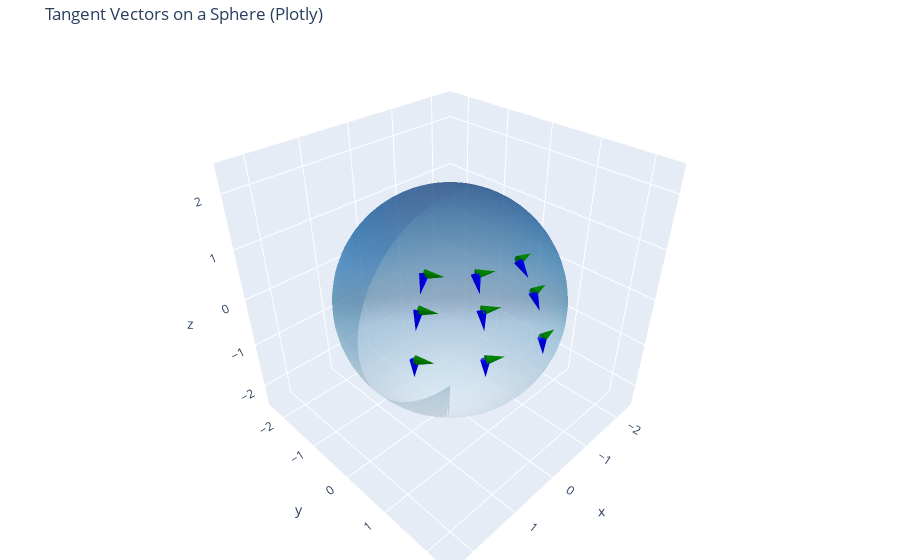

Notebook code for this chart:
### Markdown cell above
### Tangent vectors on a sphere
Now imagine a __sphere__ (like Earth). If you zoom in on a point, you can define a __tangent plane__ at that point; this is like the plane that just "touches" the surface without cutting into it. All tangent vectors lie __on the tangent plane__ at each point, meaning that they will always __point along the surface__, never into or away from the sphere.

Take the example of the North Pole, one tangent vector might point "towards London", another towards Canada but __not downward into the Earth__.
On a curved surface, the tangent space __depends on the point__; it is "attached" to that point and generally looks different at each location.

The reason for defining tangent spaces is because, even if a surface is curved globally, we can treat it as flat __locally__ using tangent spaces.
This is what allows us to define a variety of topics:
- __Geodesics__ (the straightest possible paths on a curved surface)
- __Curvature__
- __Differentiation on manifolds__

We'll come back to these topics.

We can visualize some of the tangent vectors in 3D space. in this case a sphere. the vectors are on the surface of the sphere but are only pointing across its surface, not towards the core or outwards of the surface.

### Code cell
import numpy as np
import plotly.graph_objects as go

# Sphere and vector setup
r = 2
u = np.linspace(0, np.pi, 50)
v = np.linspace(0, 2 * np.pi, 50)
x = r * np.outer(np.sin(u), np.cos(v))
y = r * np.outer(np.sin(u), np.sin(v))
z = r * np.outer(np.cos(u), np.ones_like(v))

thetas = [np.pi / 4, np.pi / 3, np.pi / 2.2]
phis = [np.pi / 6, np.pi / 3, np.pi / 2]

# Surface of the sphere
sphere_surface = go.Surface(x=x, y=y, z=z, colorscale='Blues', opacity=0.5, showscale=False)

def generate_vector_data():
    vectors = []
    for theta in thetas:
        for phi in phis:
            px = r * np.sin(theta) * np.cos(phi)
            py = r * np.sin(theta) * np.sin(phi)
            pz = r * np.cos(theta)

            d_theta = np.array([
                r * np.cos(theta) * np.cos(phi),
                r * np.cos(theta) * np.sin(phi),
                -r * np.sin(theta)
            ])
            d_phi = np.array([
                -r * np.sin(theta) * np.sin(phi),
                r * np.sin(theta) * np.cos(phi),
                0
            ])

            d_theta = 0.5 * d_theta / np.linalg.norm(d_theta)
            d_phi = 0.5 * d_phi / np.linalg.norm(d_phi)

            for vec, color in [(d_theta, 'blue'), (d_phi, 'green')]:
                vectors.append(go.Cone(
                    x=[px], y=[py], z=[pz],
                    u=[vec[0]], v=[vec[1]], w=[vec[2]],
                    sizemode="absolute", sizeref=0.3,
                    anchor="tail",
                    colorscale=[[0, color], [1, color]],
                    showscale=False
                ))
    return vectors

fig = go.Figure(data=[sphere_surface] + generate_vector_data())
fig.update_layout(
    scene=dict(
        xaxis=dict(range=[-2.5, 2.5]),
        yaxis=dict(range=[-2.5, 2.5]),
        zaxis=dict(range=[-2.5, 2.5]),
        aspectmode='cube'
    ),
    title="Tangent Vectors on a Sphere (Plotly)",
    margin=dict(l=0, r=0, b=0, t=40)
)

fig.show()

### Figure 1 — Plotly figure (JSON) as saved in the notebook; plotly's stock layout.template omitted (floating-point values rounded to 4 significant figures; data arrays with more than 128 entries replaced by an {"elided": "..."} marker saying what was removed)
{"data": [{"colorscale": [[0, "rgb(247,251,255)"], [0.125, "rgb(222,235,247)"], [0.25, "rgb(198,219,239)"], [0.375, "rgb(158,202,225)"], [0.5, "rgb(107,174,214)"], [0.625, "rgb(66,146,198)"], [0.75, "rgb(33,113,181)"], [0.875, "rgb(8,81,156)"], [1, "rgb(8,48,107)"]], "opacity": 0.5, "showscale": false, "type": "surface", "x": {"elided": "50x50 float values"}, "y": {"elided": "50x50 float values"}, "z": {"elided": "50x50 float values"}}, {"anchor": "tail", "colorscale": [[0, "blue"], [1, "blue"]], "showscale": false, "sizemode": "absolute", "sizeref": 0.3, "type": "cone", "u": [0.3062], "v": [0.1768], "w": [-0.3536], "x": [1.225], "y": [0.7071], "z": [1.414]}, {"anchor": "tail", "colorscale": [[0, "green"], [1, "green"]], "showscale": false, "sizemode": "absolute", "sizeref": 0.3, "type": "cone", "u": [-0.25], "v": [0.433], "w": [0], "x": [1.225], "y": [0.7071], "z": [1.414]}, {"anchor": "tail", "colorscale": [[0, "blue"], [1, "blue"]], "showscale": false, "sizemode": "absolute", "sizeref": 0.3, "type": "cone", "u": [0.1768], "v": [0.3062], "w": [-0.3536], "x": [0.7071], "y": [1.225], "z": [1.414]}, {"anchor": "tail", "colorscale": [[0, "green"], [1, "green"]], "showscale": false, "sizemode": "absolute", "sizeref": 0.3, "type": "cone", "u": [-0.433], "v": [0.25], "w": [0], "x": [0.7071], "y": [1.225], "z": [1.414]}, {"anchor": "tail", "colorscale": [[0, "blue"], [1, "blue"]], "showscale": false, "sizemode": "absolute", "sizeref": 0.3, "type": "cone", "u": [2.165e-17], "v": [0.3536], "w": [-0.3536], "x": [8.66e-17], "y": [1.414], "z": [1.414]}, {"anchor": "tail", "colorscale": [[0, "green"], [1, "green"]], "showscale": false, "sizemode": "absolute", "sizeref": 0.3, "type": "cone", "u": [-0.5], "v": [3.062e-17], "w": [0], "x": [8.66e-17], "y": [1.414], "z": [1.414]}, {"anchor": "tail", "colorscale": [[0, "blue"], [1, "blue"]], "showscale": false, "sizemode": "absolute", "sizeref": 0.3, "type": "cone", "u": [0.2165], "v": [0.125], "w": [-0.433], "x": [1.5], "y": [0.866], "z": [1.0]}, {"anchor": "tail", "colorscale": [[0, "green"], [1, "green"]], "showscale": false, "sizemode": "absolute", "sizeref": 0.3, "type": "cone", "u": [-0.25], "v": [0.433], "w": [0], "x": [1.5], "y": [0.866], "z": [1.0]}, {"anchor": "tail", "colorscale": [[0, "blue"], [1, "blue"]], "showscale": false, "sizemode": "absolute", "sizeref": 0.3, "type": "cone", "u": [0.125], "v": [0.2165], "w": [-0.433], "x": [0.866], "y": [1.5], "z": [1.0]}, {"anchor": "tail", "colorscale": [[0, "green"], [1, "green"]], "showscale": false, "sizemode": "absolute", "sizeref": 0.3, "type": "cone", "u": [-0.433], "v": [0.25], "w": [0], "x": [0.866], "y": [1.5], "z": [1.0]}, {"anchor": "tail", "colorscale": [[0, "blue"], [1, "blue"]], "showscale": false, "sizemode": "absolute", "sizeref": 0.3, "type": "cone", "u": [1.531e-17], "v": [0.25], "w": [-0.433], "x": [1.061e-16], "y": [1.732], "z": [1.0]}, {"anchor": "tail", "colorscale": [[0, "green"], [1, "green"]], "showscale": false, "sizemode": "absolute", "sizeref": 0.3, "type": "cone", "u": [-0.5], "v": [3.062e-17], "w": [0], "x": [1.061e-16], "y": [1.732], "z": [1.0]}, {"anchor": "tail", "colorscale": [[0, "blue"], [1, "blue"]], "showscale": false, "sizemode": "absolute", "sizeref": 0.3, "type": "cone", "u": [0.06162], "v": [0.03558], "w": [-0.4949], "x": [1.714], "y": [0.9898], "z": [0.2846]}, {"anchor": "tail", "colorscale": [[0, "green"], [1, "green"]], "showscale": false, "sizemode": "absolute", "sizeref": 0.3, "type": "cone", "u": [-0.25], "v": [0.433], "w": [0], "x": [1.714], "y": [0.9898], "z": [0.2846]}, {"anchor": "tail", "colorscale": [[0, "blue"], [1, "blue"]], "showscale": false, "sizemode": "absolute", "sizeref": 0.3, "type": "cone", "u": [0.03558], "v": [0.06162], "w": [-0.4949], "x": [0.9898], "y": [1.714], "z": [0.2846]}, {"anchor": "tail", "colorscale": [[0, "green"], [1, "green"]], "showscale": false, "sizemode": "absolute", "sizeref": 0.3, "type": "cone", "u": [-0.433], "v": [0.25], "w": [0], "x": [0.9898], "y": [1.714], "z": [0.2846]}, {"anchor": "tail", "colorscale": [[0, "blue"], [1, "blue"]], "showscale": false, "sizemode": "absolute", "sizeref": 0.3, "type": "cone", "u": [4.357e-18], "v": [0.07116], "w": [-0.4949], "x": [1.212e-16], "y": [1.98], "z": [0.2846]}, {"anchor": "tail", "colorscale": [[0, "green"], [1, "green"]], "showscale": false, "sizemode": "absolute", "sizeref": 0.3, "type": "cone", "u": [-0.5], "v": [3.062e-17], "w": [0], "x": [1.212e-16], "y": [1.98], "z": [0.2846]}], "layout": {"margin": {"b": 0, "l": 0, "r": 0, "t": 40}, "scene": {"aspectmode": "cube", "xaxis": {"range": [-2.5, 2.5]}, "yaxis": {"range": [-2.5, 2.5]}, "zaxis": {"range": [-2.5, 2.5]}}, "title": {"text": "Tangent Vectors on a Sphere (Plotly)"}}}
